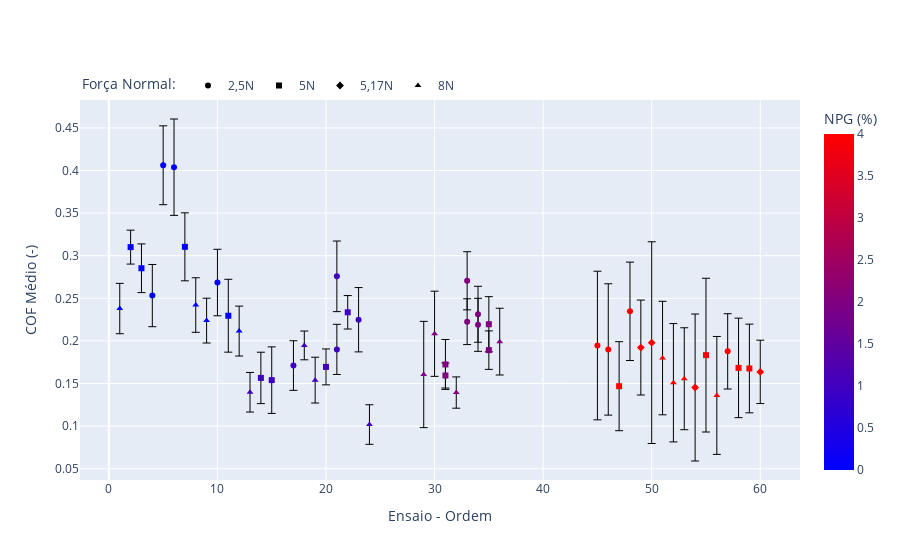

Source (notebook cell):
### Code cell
fig = go.Figure()

fig.add_trace(df2[df2['Força Normal']==2.5].plot(kind = 'scatter', y = 'COF Médio', x = 'Ensaio - Geral', color = 'EG').data[0])
fig.add_trace(df2[df2['Força Normal']==5].plot(kind = 'scatter', y = 'COF Médio', x = 'Ensaio - Geral', color = 'EG').data[0])
fig.add_trace(df2[df2['Força Normal']==5.17].plot(kind = 'scatter', y = 'COF Médio', x = 'Ensaio - Geral', color = 'EG').data[0])
fig.add_trace(df2[df2['Força Normal']==8].plot(kind = 'scatter', y = 'COF Médio', x = 'Ensaio - Geral', color = 'EG').data[0])

fig.data[0].error_y= dict(array = 1.96*df2[df2['Força Normal']==2.5]['COF Desv. Pad.'],
                          type = 'data',
                          visible = True,
                          thickness = 1)
fig.data[1].error_y= dict(array = 1.96*df2[df2['Força Normal']==5]['COF Desv. Pad.'],
                          type = 'data',
                          visible = True,
                          thickness = 1)
fig.data[2].error_y= dict(array = 1.96*df2[df2['Força Normal']==5.17]['COF Desv. Pad.'],
                          type = 'data',
                          visible = True,
                          thickness = 1)
fig.data[3].error_y= dict(array = 1.96*df2[df2['Força Normal']==8]['COF Desv. Pad.'],
                          type = 'data',
                          visible = True,
                          thickness = 1)


fig.data[0].marker.symbol = 'circle'
fig.data[1].marker.symbol = 'square'
fig.data[2].marker.symbol = 'diamond'
fig.data[3].marker.symbol = 'triangle-up'

fig.data[0].name = '2,5N'
fig.data[1].name = '5N'
fig.data[2].name = '5,17N'
fig.data[3].name = '8N'

fig.data[0].showlegend = True
fig.data[1].showlegend = True
fig.data[2].showlegend = True
fig.data[3].showlegend = True

fig.update_layout(showlegend = True,
                  yaxis_title = 'COF Médio (-)',
                  xaxis_title = 'Ensaio - Ordem',
                  legend = dict(
                      xanchor = 'left',
                      yanchor = 'bottom',
                      x = 0,
                      y = 1,
                      orientation = 'h',
                      title_text = 'Força Normal: '
                  ),
                  coloraxis = dict(colorscale = 'Bluered',
                                  colorbar_title = 'NPG (%)',
                                  ),
                  
                 )

### Figure 1 — Plotly figure (JSON) as saved in the notebook; plotly's stock layout.template omitted (floating-point values rounded to 4 significant figures)
{"data": [{"error_y": {"array": [0.03652, 0.04629, 0.03903, 0.05657, 0.02945, 0.02912, 0.04143, 0.03775, 0.0269, 0.03111, 0.03413, 0.03282, 0.08721, 0.07709, 0.05776, 0.04418], "thickness": 1, "type": "data", "visible": true}, "hovertemplate": "Ensaio - Geral=%{x}<br>COF Médio=%{y}<br>EG=%{marker.color}<extra></extra>", "legendgroup": "", "marker": {"color": [0, 0, 0, 0, 1, 1, 1, 1, 2, 2, 2, 2, 4, 4, 4, 4], "coloraxis": "coloraxis", "symbol": "circle"}, "mode": "markers", "name": "2,5N", "orientation": "v", "showlegend": true, "type": "scatter", "x": [4, 5, 10, 6, 21, 17, 21, 23, 33, 34, 33, 34, 45, 46, 48, 57], "xaxis": "x", "y": [0.2532, 0.4062, 0.2685, 0.4039, 0.1901, 0.1711, 0.2758, 0.2249, 0.2226, 0.2189, 0.2706, 0.2313, 0.1946, 0.19, 0.2347, 0.1877], "yaxis": "y"}, {"error_y": {"array": [0.0399, 0.01991, 0.04277, 0.02857, 0.03016, 0.03905, 0.02107, 0.01964, 0.02928, 0.02259, 0.0147, 0.03238, 0.05226, 0.09024, 0.05839, 0.05205], "thickness": 1, "type": "data", "visible": true}, "hovertemplate": "Ensaio - Geral=%{x}<br>COF Médio=%{y}<br>EG=%{marker.color}<extra></extra>", "legendgroup": "", "marker": {"color": [0, 0, 0, 0, 1, 1, 1, 1, 2, 2, 2, 2, 4, 4, 4, 4], "coloraxis": "coloraxis", "symbol": "square"}, "mode": "markers", "name": "5N", "orientation": "v", "showlegend": true, "type": "scatter", "x": [7, 2, 11, 3, 14, 15, 20, 22, 31, 35, 31, 35, 47, 55, 58, 59], "xaxis": "x", "y": [0.3105, 0.3101, 0.2296, 0.2853, 0.1566, 0.154, 0.1695, 0.2336, 0.1724, 0.1892, 0.1594, 0.2196, 0.1469, 0.1833, 0.1683, 0.1676], "yaxis": "y"}, {"error_y": {"array": [0.01921, 0.0167, 0.01768, 0.01414, 0.02517, 0.02404, 0.0196, 0.03362, 0.05571, 0.1184, 0.08627, 0.03719], "thickness": 1, "type": "data", "visible": true}, "hovertemplate": "Ensaio - Geral=%{x}<br>COF Médio=%{y}<br>EG=%{marker.color}<extra></extra>", "legendgroup": "", "marker": {"color": [1, 1, 1, 1, 2, 2, 2, 2, 4, 4, 4, 4], "coloraxis": "coloraxis", "symbol": "diamond"}, "mode": "markers", "name": "5,17N", "orientation": "v", "showlegend": true, "type": "scatter", "x": [null, null, null, null, null, null, null, null, 49, 50, 54, 60], "xaxis": "x", "y": [0.2617, 0.2601, 0.2683, 0.2675, 0.2465, 0.2409, 0.238, 0.1907, 0.1922, 0.198, 0.1453, 0.1637], "yaxis": "y"}, {"error_y": {"array": [0.03202, 0.02956, 0.0263, 0.0293, 0.02324, 0.01689, 0.02688, 0.02322, 0.06236, 0.04998, 0.01836, 0.03918, 0.0666, 0.06944, 0.05984, 0.0692], "thickness": 1, "type": "data", "visible": true}, "hovertemplate": "Ensaio - Geral=%{x}<br>COF Médio=%{y}<br>EG=%{marker.color}<extra></extra>", "legendgroup": "", "marker": {"color": [0, 0, 0, 0, 1, 1, 1, 1, 2, 2, 2, 2, 4, 4, 4, 4], "coloraxis": "coloraxis", "symbol": "triangle-up"}, "mode": "markers", "name": "8N", "orientation": "v", "showlegend": true, "type": "scatter", "x": [8, 1, 9, 12, 13, 18, 19, 24, 29, 30, 32, 36, 51, 52, 53, 56], "xaxis": "x", "y": [0.2421, 0.238, 0.2239, 0.2116, 0.1397, 0.1947, 0.154, 0.1019, 0.1606, 0.2084, 0.1394, 0.1992, 0.1799, 0.1509, 0.1556, 0.136], "yaxis": "y"}], "layout": {"coloraxis": {"colorbar": {"title": {"text": "NPG (%)"}}, "colorscale": [[0, "rgb(0,0,255)"], [1, "rgb(255,0,0)"]]}, "legend": {"orientation": "h", "title": {"text": "Força Normal: "}, "x": 0, "xanchor": "left", "y": 1, "yanchor": "bottom"}, "showlegend": true, "xaxis": {"title": {"text": "Ensaio - Ordem"}}, "yaxis": {"title": {"text": "COF Médio (-)"}}}}
